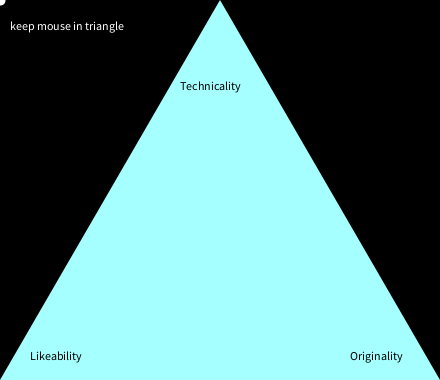
Frame 1 (no input)
Frame 60 (the mouse pressed at the canvas centre just before this capture): identical to frame 1, image omitted
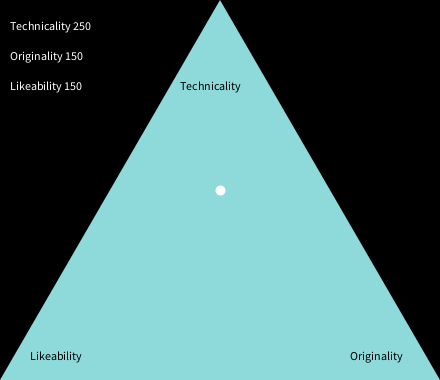
Frame 120 (the mouse held since frame 60 and released just before this capture)

The Processing sketch that drew these frames (run headless with seeded random() and noise(); from frame 60 on, the mouse is pressed at the canvas centre):

// Processing sketch: processing_173299
// ── processing_173299.pde

boolean tog = false;
void setup(){
  size(440,380);
  colorMode(RGB, 340);
  noCursor();
}

void draw(){


if(!tog){
background(0);
noStroke();
float top = dist(mouseX,mouseY,220,0);
float right = dist(mouseX,mouseY,440,380);
float left =  dist(mouseX,mouseY,0,380);
  fill(top, right, left);
 triangle(0,380,440,380,220,0); 
if(top<440 && right<440 && left<440){
  fill(340);

text("Technicality " + (440-floor(top)), 10, 30);
text("Originality " + (440-floor(right)), 10, 60);
text("Likeability " + (440-floor(left)), 10, 90);

}

else {
fill(340);
text("keep mouse in triangle", 10,30);
}
fill(0);
text("Technicality",180, 90); 
text("Likeability", 30, 360);
text("Originality", 350, 360);
stroke(340);
strokeWeight(10);
point(mouseX, mouseY);
}
}

void mouseClicked(){
  
  tog = !tog;
}
